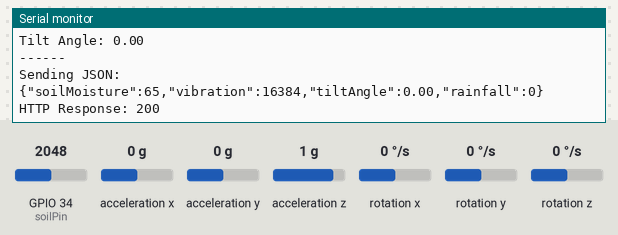
This sketch was run on a simulated ESP32. Shown: the last lines printed to the serial monitor. The test bench sets the inputs (shaded band); at power-on: acceleration x 0 g, GPIO 34 (soilPin) = 2048, acceleration y 0 g, acceleration z 1 g, rotation x 0 °/s, rotation y 0 °/s, rotation z 0 °/s. WiFi joins after 1.5 s; servers stay silent unless stated; uploads are accepted with an empty reply.

Above: at 2.7 s.
2.8 s: acceleration x set to -1.4 g
At 6.88 s:
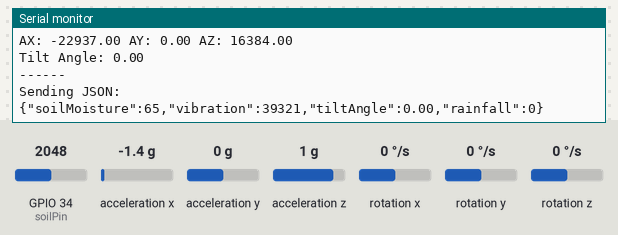
8.6 s: GPIO 34 (soilPin) set to 2866
At 13.1 s:
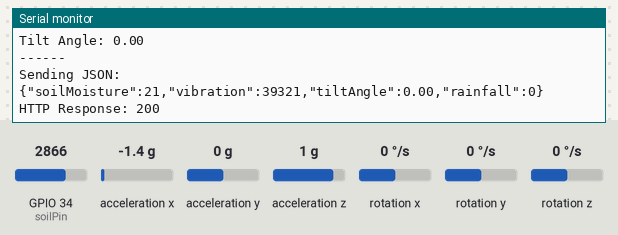
14.4 s: acceleration y set to -1.4 g
At 18.7 s:
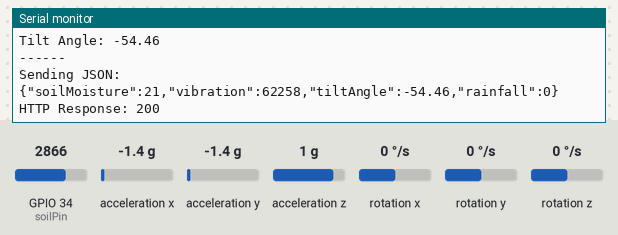
20.2 s: acceleration z set to -1.4 g
At 23.0 s:
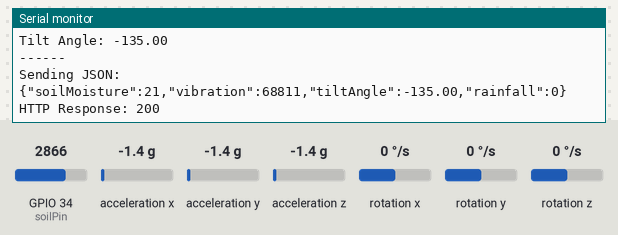
26.0 s: GPIO 34 (soilPin) set to 3972
At 28.5 s:
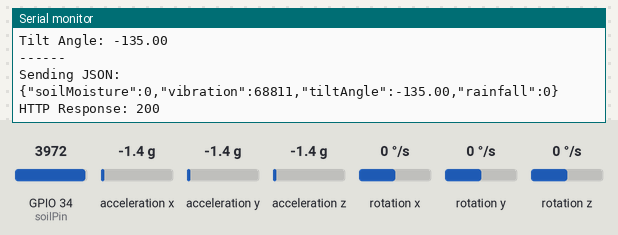
Timing chart, 0 to 30.0 s (numbered marks = the images above; inputs shaded):
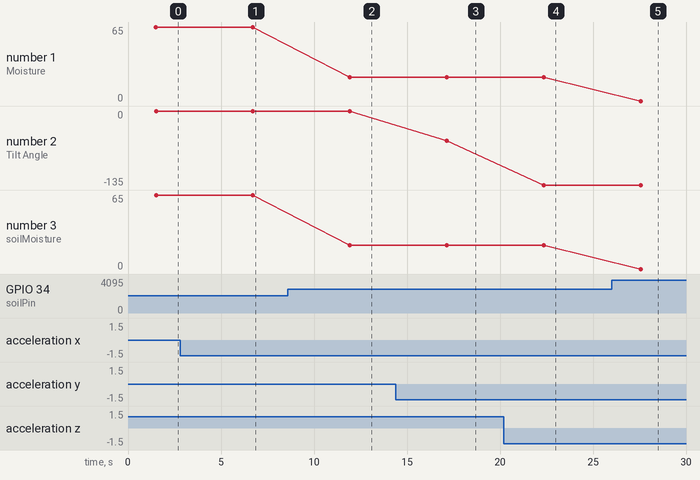

The sketch:

landslide_sensor.ino
```cpp
#include <WiFi.h>
#include <HTTPClient.h>
#include <WiFiClientSecure.h>
#include <Wire.h>
#include <MPU6050.h>

MPU6050 mpu;

const char* ssid = "ANJALI";
const char* password = "radha2025";

const char* server = "https://landslide-backend-7by2.onrender.com/update-sensor";

int soilPin = 34;

int dryValue = 3270;
int wetValue = 1400;

void setup() {

  Serial.begin(115200);

  // WiFi connection
  WiFi.begin(ssid, password);

  Serial.print("Connecting to WiFi");

  while (WiFi.status() != WL_CONNECTED) {
    delay(500);
    Serial.print(".");
  }

  Serial.println(" Connected!");

  Serial.print("ESP32 IP: ");
  Serial.println(WiFi.localIP());

  // I2C start (MPU6050)
  Wire.begin(21, 22);

  mpu.initialize();

  if (mpu.testConnection()) {
    Serial.println("MPU6050 connected");
  } else {
    Serial.println("MPU6050 connection failed");
  }
}

void loop() {

  // -------- Soil Moisture --------
  int soilValue = analogRead(soilPin);

  int moisturePercent = map(soilValue, dryValue, wetValue, 0, 100);
  moisturePercent = constrain(moisturePercent, 0, 100);

  Serial.print("Moisture: ");
  Serial.print(moisturePercent);
  Serial.println("%");

  // -------- MPU6050 --------
  int16_t ax, ay, az;
  mpu.getAcceleration(&ax, &ay, &az);

  float ax_f = ax;
  float ay_f = ay;
  float az_f = az;

  Serial.print("AX: ");
  Serial.print(ax_f);
  Serial.print(" AY: ");
  Serial.print(ay_f);
  Serial.print(" AZ: ");
  Serial.println(az_f);


  int vibration = abs(ax) + abs(ay) + abs(az);

  float tiltAngle = atan2(ay, az) * 180 / PI;

  if (abs(tiltAngle) < 2) {
  tiltAngle = 0;
  }


  Serial.print("Tilt Angle: ");
  Serial.println(tiltAngle);
  Serial.println("------");
  // -------- Send Data to Backend --------
  WiFiClientSecure client;
  client.setInsecure();

  HTTPClient http;

  if (http.begin(client, server)) {

    http.addHeader("Content-Type", "application/json");

    String json = "{";
    json += "\"soilMoisture\":" + String(moisturePercent) + ",";
    json += "\"vibration\":" + String(vibration) + ",";
    json += "\"tiltAngle\":" + String(tiltAngle) + ",";
    json += "\"rainfall\":0";
    json += "}";

    Serial.println("Sending JSON:");
    Serial.println(json);

    int httpResponseCode = http.POST(json);

    Serial.print("HTTP Response: ");
    Serial.println(httpResponseCode);

    if (httpResponseCode > 0) {
      String response = http.getString();
      Serial.println(response);
    }

    http.end();
  }

  delay(5000);
}
```

Measured:
- after the input at 2.8 s, the serial monitor: prints a new line after 3.9 s (image 1)
- after the input at 8.6 s, the serial monitor: prints a new line after 3.3 s (image 2)
- after the input at 14.4 s, the serial monitor: prints a new line after 2.7 s (image 3)
- after the input at 20.2 s, the serial monitor: prints a new line after 2.1 s (image 4)
- after the input at 26.0 s, the serial monitor: prints a new line after 1.6 s (image 5)
- plotted number 1: 65 → 21 after the input at 8.6 s
- plotted number 2: 0 → -54.46 after the input at 14.4 s, -54.46 → -135 after the input at 20.2 s
- plotted number 3: 65 → 21 after the input at 8.6 s
